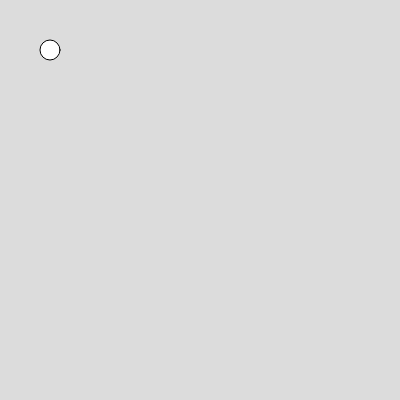
Frame 1 (no input)
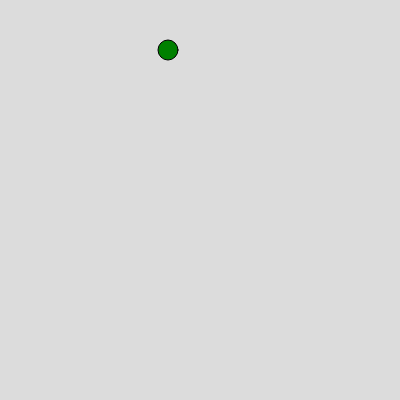
Frame 60 (no input)
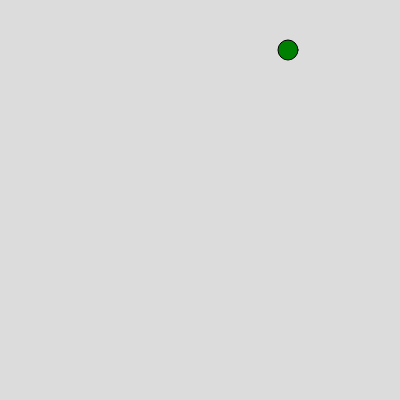
Frame 120 (the mouse pressed at the canvas centre since frame 60)

The p5.js sketch that drew these frames (run headless with seeded random() and noise() and a simulated clock; from frame 60 on, the mouse is pressed at the canvas centre):

// p5.js sketch
// ── sketch.js
var ball={
  x:50,
  y:50,
  r:20,
  color:["blue","green"],
  xspeed:0,
  yspeed:0

}

function setup() {
  createCanvas(400, 400);
}

function draw() {
  background(220);
  circle(ball.x,ball.y,ball.r)
  fill (ball.color[1]) 
  ball.xspeed=2
  ball.x=ball.x+ball.xspeed
}
